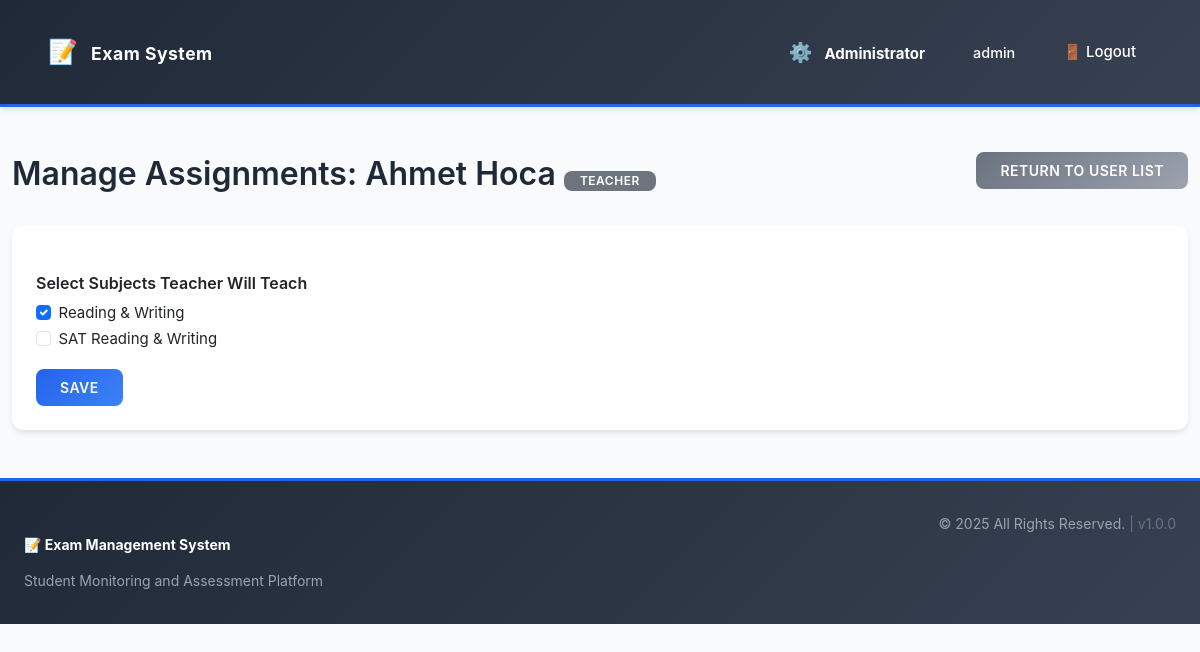
/index.php?page=manage_enrollments&user_id=3 (signed in), run on the app's committed database.
### tables this page shows
CREATE TABLE "users" (
    id INTEGER PRIMARY KEY AUTOINCREMENT,
    username VARCHAR(255) NOT NULL UNIQUE,
    password_hash VARCHAR(255) NOT NULL,
    role TEXT CHECK(role IN ('admin', 'teacher', 'student', 'coach')) NOT NULL
);

CREATE TABLE subjects (
    id INTEGER PRIMARY KEY AUTOINCREMENT,
    name VARCHAR(255) NOT NULL UNIQUE
);

### views/admin/enrollments.php (the view, shortened to what this page needs)
<?php
$managed_user_id = $_GET['user_id'];
$user_stmt = $pdo->prepare("SELECT id, username, role FROM users WHERE id = :id");
$user_stmt->execute(['id' => $managed_user_id]);
$managed_user = $user_stmt->fetch();
$subjects = $pdo->query("SELECT * FROM subjects ORDER BY name")->fetchAll();
$current_enrollments_stmt = $pdo->prepare("SELECT * FROM enrollments WHERE user_id = :user_id");
$current_enrollments_stmt->execute(['user_id' => $managed_user_id]);
$current_enrollments = $current_enrollments_stmt->fetchAll();
$teacher_subject_ids = [];
if ($managed_user['role'] === 'teacher') {
    foreach ($current_enrollments as $enrollment) {
        $teacher_subject_ids[] = $enrollment['subject_id'];
    }
}
?>
<!DOCTYPE html>
<html lang="en">
<head>
    <link href="https://cdn.jsdelivr.net/npm/bootstrap@5.3.3/dist/css/bootstrap.min.css" rel="stylesheet">
    <link href="css/style.css" rel="stylesheet">
</head>
<body>
    <?php require __DIR__ . '/../../includes/navbar.php'; ?>
    <div class="container mt-4">
        <div class="d-flex justify-content-between align-items-center mb-3">
            <h1>Manage Assignments: <?php echo htmlspecialchars($managed_user['username']); ?> <span class="badge bg-secondary"><?php echo $managed_user['role']; ?></span></h1>
            <a href="index.php?page=manage_users" class="btn btn-secondary">Return to User List</a>
        </div>
        <div class="card">
            <div class="card-body">
                <form action="src/admin/enrollment_action.php" method="POST">
                    <?php if ($managed_user['role'] === 'teacher'): ?>
                        <h5 class="card-title">Select Subjects Teacher Will Teach</h5>
                        <?php foreach ($subjects as $subject): ?>
                            <div class="form-check">
                                <input class="form-check-input" type="checkbox" name="subjects[]" value="<?php echo $subject['id']; ?>" id="subject-<?php echo $subject['id']; ?>" <?php echo in_array($subject['id'], $teacher_subject_ids) ? 'checked' : ''; ?>>
                                <label class="form-check-label" for="subject-<?php echo $subject['id']; ?>">
                                    <?php echo htmlspecialchars($subject['name']); ?>
                                </label>
                            </div>
                        <?php endforeach; ?>
                        <button type="submit" name="action" value="update_teacher_enrollments" class="btn btn-primary mt-3">Save</button>
                    <?php endif; ?>
                </form>
            </div>
        </div>
    </div>
<?php require __DIR__ . '/../../includes/footer.php'; ?>
</body>
</html>

### css/style.css (style rules this page uses)
:root { --primary: #2563eb; --primary-light: #3b82f6; --primary-dark: #1e40af; --success: #10b981; --success-light: #d1fae5; --danger: #ef4444; --danger-light: #fee2e2; --warning: #f59e0b; --warning-light: #fef3c7; --info: #06b6d4; --info-light: #cffafe; --dark: #1f2937; --dark-light: #374151; --gray: #6b7280; --gray-light: #e5e7eb; --light: #f9fafb; --white: #ffffff; --admin: #8b5cf6; --teacher: #06b6d4; --student: #10b981; --coach: #f59e0b; --spacing-xs: 0.25rem; --spacing-sm: 0.5rem; --spacing-md: 1rem; --spacing-lg: 1.5rem; --spacing-xl: 2rem; --spacing-2xl: 3rem; --radius-sm: 0.375rem; --radius-md: 0.5rem; --radius-lg: 0.75rem; --radius-xl: 1rem; --shadow-sm: 0 1px 2px 0 rgba(0, 0, 0, 0.05); --shadow-md: 0 4px 6px -1px rgba(0, 0, 0, 0.1); --shadow-lg: 0 10px 15px -3px rgba(0, 0, 0, 0.1); --shadow-xl: 0 20px 25px -5px rgba(0, 0, 0, 0.1); }
* { margin: 0; padding: 0; box-sizing: border-box; }
body { font-family: -apple-system, BlinkMacSystemFont, 'Segoe UI', 'Roboto', 'Oxygen', 'Ubuntu', 'Cantarell', sans-serif; color: var(--dark); background-color: var(--light); line-height: 1.6; font-size: 0.9375rem; }
h1, h2, h3, h4, h5, h6 { font-weight: 600; color: var(--dark); margin-top: var(--spacing-lg); margin-bottom: var(--spacing-md); }
h1 { font-size: 2rem; }
h5 { font-size: 1rem; }
a { color: var(--primary); text-decoration: none; transition: color 0.2s ease; }
.container-fluid, .container { max-width: 100%; }
.card { border: none; border-radius: var(--radius-lg); box-shadow: var(--shadow-md); transition: all 0.3s ease; overflow: hidden; }
.card-body { padding: var(--spacing-lg); }
.btn { border: none; border-radius: var(--radius-md); font-weight: 600; padding: var(--spacing-sm) var(--spacing-lg); transition: all 0.2s ease; font-size: 0.875rem; text-transform: uppercase; letter-spacing: 0.5px; cursor: pointer; }
.btn-primary { background: linear-gradient(135deg, var(--primary) 0%, var(--primary-light) 100%); color: var(--white); }
.btn-secondary { background: linear-gradient(135deg, var(--gray) 0%, #9ca3af 100%); color: var(--white); }
.badge { border-radius: var(--radius-md); font-weight: 600; padding: var(--spacing-xs) var(--spacing-md); font-size: 0.75rem; text-transform: uppercase; letter-spacing: 0.5px; }
.mt-3 { margin-top: var(--spacing-lg); }
.mt-4 { margin-top: var(--spacing-xl); }
.mb-3 { margin-bottom: var(--spacing-lg); }
html, body { height: 100%; }
body { display: flex; flex-direction: column; }

### data on the page
users: username "Ahmet Hoca", role "TEACHER"
subjects: id "☑", name "Reading & Writing"
subjects: name "SAT Reading & Writing"

### other printed values
$role_info['icon'] "⚙️"
$role_info['name'] "Administrator"
$_SESSION['username'] "admin"
